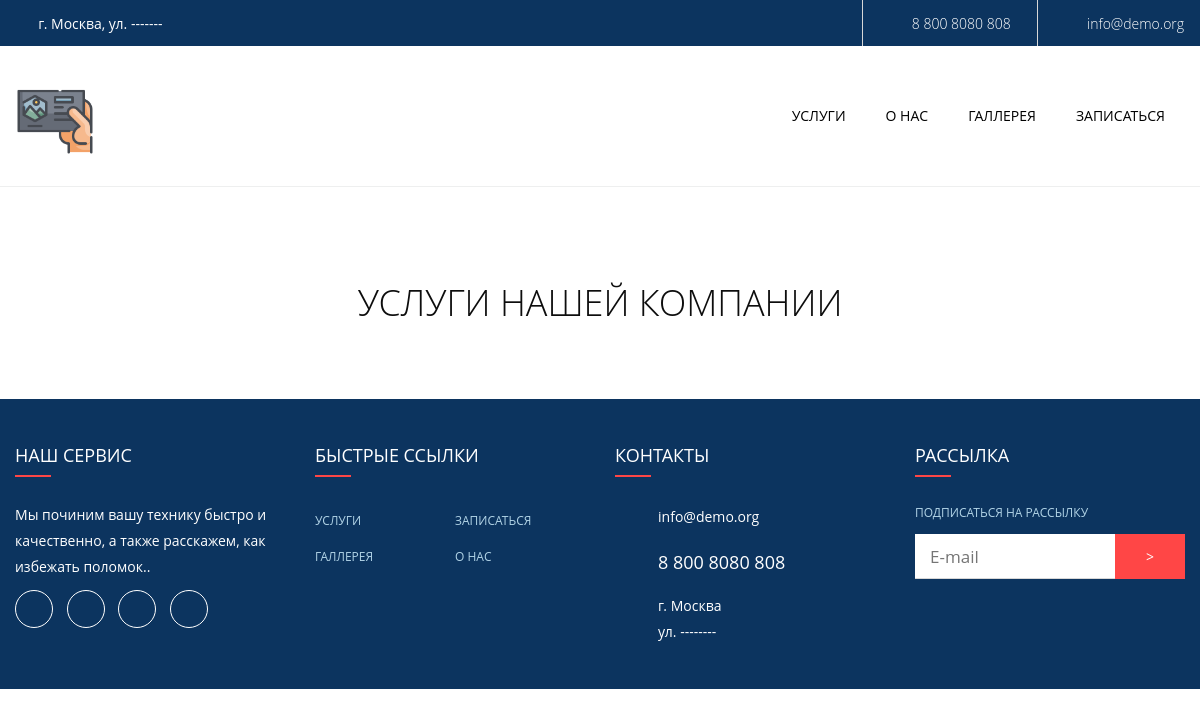
The page /services/ on the database as committed earlier.
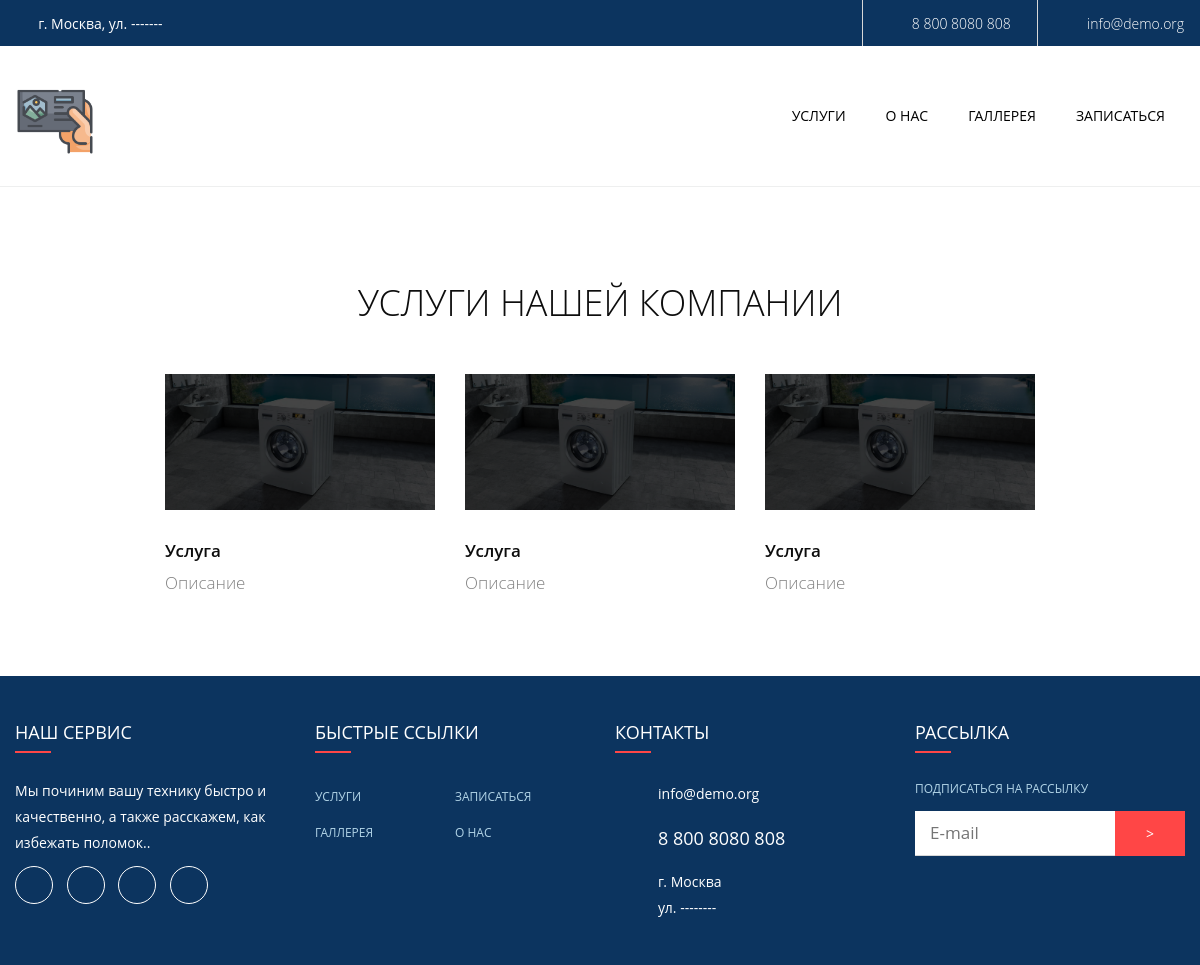
The same page on the database as committed later.
### TverWashApp/models.py (models this page shows, shortened)
class Services(models.Model):
    name = models.CharField(max_length=30, verbose_name='Название услуги')
    image = models.ImageField(verbose_name='Фото', upload_to='TverWashApp/static/img/', null=False)
    about = models.TextField(max_length=1000, verbose_name='Описание')
    class Meta:
        verbose_name = 'Услуги'
        verbose_name_plural = 'Услуги'
        ordering = ['id']

### TverWashApp/views.py (the view, shortened to what this page needs)
# urls.py: path('services/', All_Servises.as_view(), name='services'),
class All_Servises(ListView):
    queryset = Services.objects.all()
    context_object_name = 'services'
    template_name = "TverWashApp/services.html"

### TverWashApp/templates/TverWashApp/services.html (shortened to what this page needs)
{% extends 'TverWashApp/index.html' %}
{% load static %}
{% block content %}
      <hr>
      <section class="section-md bg-white">
        <div class="shell">
          <h3>Услуги нашей компании</h3>
          <div class="range range-xs-center text-sm-left range-50">
            {% for service in services %}
            <div class="cell-sm-6 cell-md-4 cell-lg-3">
              <div class="thumbnail-variant-4">
                <img src="{{ service.image.url }}" alt="" width="270" height="200"/>
                <div class="caption"><a class="link link-default title-thumbnail">{{ service.name }}</a>
                  <p class="text-thumbnail">{{ service.about }}
                  </p>
                </div>
              </div>
            </div>
            {% endfor %}
        </div>
      </section>
      {% endblock content %}

Rows that differ between the two databases and show on the page:
added Services: image (picture), name "Услуга", about "Описание"
added Services: image (picture), name "Услуга", about "Описание"
added Services: image (picture), name "Услуга", about "Описание"
